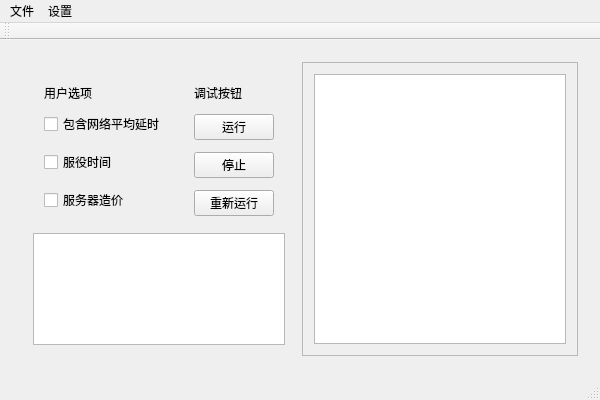
<?xml version="1.0" encoding="UTF-8"?>
<ui version="4.0">
 <class>VisNetAppClass</class>
 <widget class="QMainWindow" name="VisNetAppClass">
  <property name="geometry">
   <rect>
    <x>0</x>
    <y>0</y>
    <width>600</width>
    <height>400</height>
   </rect>
  </property>
  <property name="windowTitle">
   <string>VisNetApp</string>
  </property>
  <widget class="QWidget" name="centralWidget">
   <layout class="QHBoxLayout" name="horizontalLayout_2">
    <item>
     <widget class="QWidget" name="widget" native="true">
      <layout class="QHBoxLayout" name="horizontalLayout">
       <item>
        <widget class="QWidget" name="widget_3" native="true">
         <property name="sizePolicy">
          <sizepolicy hsizetype="Preferred" vsizetype="Preferred">
           <horstretch>0</horstretch>
           <verstretch>0</verstretch>
          </sizepolicy>
         </property>
         <layout class="QVBoxLayout" name="verticalLayout">
          <item>
           <widget class="QWidget" name="widget_6" native="true">
            <layout class="QGridLayout" name="gridLayout">
             <item row="0" column="0">
              <widget class="QLabel" name="label_3">
               <property name="text">
                <string>用户选项</string>
               </property>
              </widget>
             </item>
             <item row="6" column="1">
              <widget class="QPushButton" name="pushButton_6">
               <property name="sizePolicy">
                <sizepolicy hsizetype="Fixed" vsizetype="Fixed">
                 <horstretch>0</horstretch>
                 <verstretch>0</verstretch>
                </sizepolicy>
               </property>
               <property name="text">
                <string>重新运行</string>
               </property>
              </widget>
             </item>
             <item row="4" column="1">
              <widget class="QPushButton" name="pushButton_5">
               <property name="sizePolicy">
                <sizepolicy hsizetype="Fixed" vsizetype="Fixed">
                 <horstretch>0</horstretch>
                 <verstretch>0</verstretch>
                </sizepolicy>
               </property>
               <property name="text">
                <string>停止</string>
               </property>
              </widget>
             </item>
             <item row="1" column="0" rowspan="2">
              <widget class="QCheckBox" name="checkBox_4">
               <property name="text">
                <string>包含网络平均延时</string>
               </property>
              </widget>
             </item>
             <item row="0" column="1">
              <widget class="QLabel" name="label_4">
               <property name="text">
                <string>调试按钮</string>
               </property>
              </widget>
             </item>
             <item row="5" column="0" rowspan="2">
              <widget class="QCheckBox" name="checkBox_6">
               <property name="text">
                <string>服务器造价</string>
               </property>
              </widget>
             </item>
             <item row="2" column="1">
              <widget class="QPushButton" name="pushButton_4">
               <property name="sizePolicy">
                <sizepolicy hsizetype="Fixed" vsizetype="Fixed">
                 <horstretch>0</horstretch>
                 <verstretch>0</verstretch>
                </sizepolicy>
               </property>
               <property name="text">
                <string>运行</string>
               </property>
              </widget>
             </item>
             <item row="3" column="0" rowspan="2">
              <widget class="QCheckBox" name="checkBox_5">
               <property name="text">
                <string>服役时间</string>
               </property>
              </widget>
             </item>
            </layout>
           </widget>
          </item>
          <item>
           <widget class="QListWidget" name="listWidget"/>
          </item>
         </layout>
        </widget>
       </item>
       <item>
        <widget class="QScrollArea" name="scrollArea">
         <property name="widgetResizable">
          <bool>true</bool>
         </property>
         <widget class="QWidget" name="scrollAreaWidgetContents">
          <property name="geometry">
           <rect>
            <x>0</x>
            <y>0</y>
            <width>277</width>
            <height>302</height>
           </rect>
          </property>
          <layout class="QVBoxLayout" name="verticalLayout_2">
           <item>
            <widget class="QTextBrowser" name="textBrowser"/>
           </item>
          </layout>
         </widget>
        </widget>
       </item>
      </layout>
     </widget>
    </item>
   </layout>
  </widget>
  <widget class="QMenuBar" name="menuBar">
   <property name="geometry">
    <rect>
     <x>0</x>
     <y>0</y>
     <width>600</width>
     <height>21</height>
    </rect>
   </property>
   <widget class="QMenu" name="menu_file">
    <property name="title">
     <string>文件</string>
    </property>
    <addaction name="action_add_net"/>
    <addaction name="action_add_name"/>
    <addaction name="action_add_age"/>
    <addaction name="action_add_price"/>
   </widget>
   <widget class="QMenu" name="menu_set">
    <property name="title">
     <string>设置</string>
    </property>
    <addaction name="action_set_ndsize"/>
    <addaction name="action_set_ndcolor"/>
    <addaction name="action_set_link"/>
   </widget>
   <addaction name="menu_file"/>
   <addaction name="menu_set"/>
  </widget>
  <widget class="QToolBar" name="mainToolBar">
   <attribute name="toolBarArea">
    <enum>TopToolBarArea</enum>
   </attribute>
   <attribute name="toolBarBreak">
    <bool>false</bool>
   </attribute>
  </widget>
  <widget class="QStatusBar" name="statusBar"/>
  <action name="action_add_net">
   <property name="text">
    <string>添加网络文件</string>
   </property>
  </action>
  <action name="action_add_name">
   <property name="text">
    <string>添加节点名称映射表</string>
   </property>
  </action>
  <action name="action_add_age">
   <property name="text">
    <string>添加服役时间文件</string>
   </property>
  </action>
  <action name="action_add_price">
   <property name="text">
    <string>添加服务器造价文件</string>
   </property>
  </action>
  <action name="action_add_feature3">
   <property name="text">
    <string>添加节点特征文件3</string>
   </property>
  </action>
  <action name="action_set_ndsize">
   <property name="text">
    <string>设置节点大小</string>
   </property>
  </action>
  <action name="action_set_ndcolor">
   <property name="text">
    <string>设置节点颜色</string>
   </property>
  </action>
  <action name="action_set_link">
   <property name="text">
    <string>设置连接粗细</string>
   </property>
  </action>
 </widget>
 <layoutdefault spacing="6" margin="11"/>
 <resources>
  <include location="VisNetApp.qrc"/>
 </resources>
 <connections/>
</ui>
